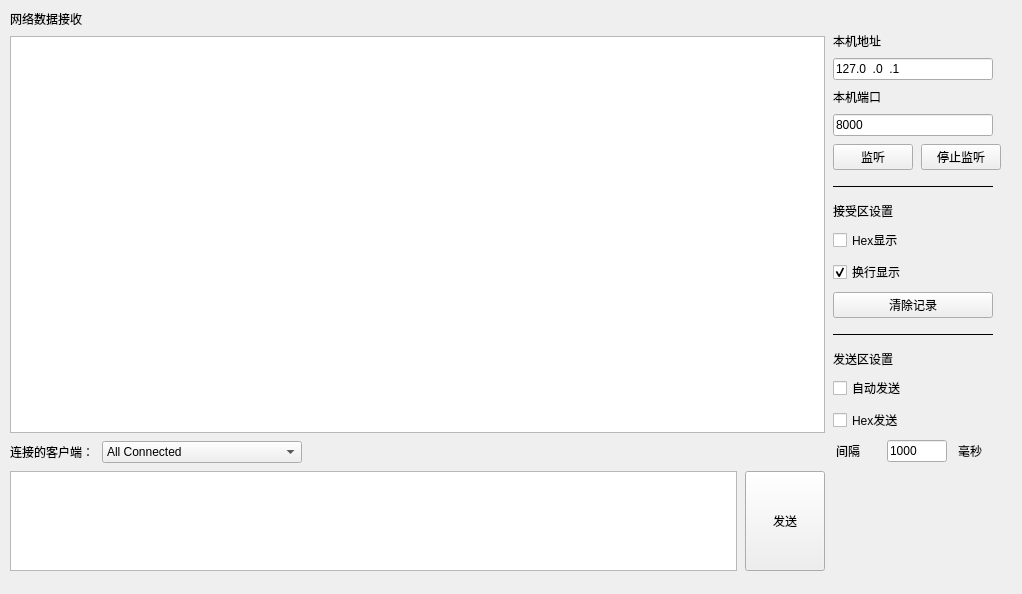
<?xml version="1.0" encoding="UTF-8"?>
<ui version="4.0">
 <class>Form_Server</class>
 <widget class="QWidget" name="Form_Server">
  <property name="geometry">
   <rect>
    <x>0</x>
    <y>0</y>
    <width>1022</width>
    <height>594</height>
   </rect>
  </property>
  <property name="windowTitle">
   <string>Form</string>
  </property>
  <widget class="QWidget" name="horizontalLayoutWidget">
   <property name="geometry">
    <rect>
     <x>10</x>
     <y>10</y>
     <width>991</width>
     <height>561</height>
    </rect>
   </property>
   <layout class="QHBoxLayout" name="layoutBase">
    <property name="spacing">
     <number>8</number>
    </property>
    <property name="leftMargin">
     <number>0</number>
    </property>
    <property name="topMargin">
     <number>0</number>
    </property>
    <property name="rightMargin">
     <number>0</number>
    </property>
    <property name="bottomMargin">
     <number>0</number>
    </property>
    <item>
     <layout class="QVBoxLayout" name="verticalLayout">
      <item>
       <widget class="QLabel" name="label_2">
        <property name="text">
         <string>网络数据接收</string>
        </property>
       </widget>
      </item>
      <item>
       <widget class="QTextEdit" name="edt_in">
        <property name="readOnly">
         <bool>false</bool>
        </property>
       </widget>
      </item>
      <item>
       <layout class="QHBoxLayout" name="horizontalLayout_2">
        <property name="sizeConstraint">
         <enum>QLayout::SetFixedSize</enum>
        </property>
        <item>
         <widget class="QLabel" name="lb_connectedList">
          <property name="maximumSize">
           <size>
            <width>160</width>
            <height>16777215</height>
           </size>
          </property>
          <property name="text">
           <string>连接的客户端：</string>
          </property>
         </widget>
        </item>
        <item>
         <widget class="QComboBox" name="cb_connectedList">
          <property name="minimumSize">
           <size>
            <width>200</width>
            <height>0</height>
           </size>
          </property>
          <property name="maximumSize">
           <size>
            <width>200</width>
            <height>16777215</height>
           </size>
          </property>
          <item>
           <property name="text">
            <string>All Connected</string>
           </property>
          </item>
         </widget>
        </item>
        <item>
         <spacer name="horizontalSpacer">
          <property name="orientation">
           <enum>Qt::Horizontal</enum>
          </property>
          <property name="sizeType">
           <enum>QSizePolicy::Expanding</enum>
          </property>
          <property name="sizeHint" stdset="0">
           <size>
            <width>40</width>
            <height>0</height>
           </size>
          </property>
         </spacer>
        </item>
       </layout>
      </item>
      <item>
       <layout class="QHBoxLayout" name="horizontalLayout">
        <item>
         <widget class="QTextEdit" name="edt_out">
          <property name="minimumSize">
           <size>
            <width>0</width>
            <height>100</height>
           </size>
          </property>
          <property name="maximumSize">
           <size>
            <width>16777215</width>
            <height>100</height>
           </size>
          </property>
         </widget>
        </item>
        <item>
         <widget class="QPushButton" name="pbtn_send">
          <property name="minimumSize">
           <size>
            <width>0</width>
            <height>100</height>
           </size>
          </property>
          <property name="text">
           <string>发送</string>
          </property>
         </widget>
        </item>
       </layout>
      </item>
     </layout>
    </item>
    <item>
     <layout class="QVBoxLayout" name="verticalLayout_2">
      <item>
       <widget class="QLabel" name="label_3">
        <property name="maximumSize">
         <size>
          <width>200</width>
          <height>16777215</height>
         </size>
        </property>
        <property name="text">
         <string/>
        </property>
       </widget>
      </item>
      <item>
       <widget class="QLabel" name="lb_ip">
        <property name="minimumSize">
         <size>
          <width>160</width>
          <height>0</height>
         </size>
        </property>
        <property name="maximumSize">
         <size>
          <width>160</width>
          <height>16777215</height>
         </size>
        </property>
        <property name="locale">
         <locale language="Chinese" country="China"/>
        </property>
        <property name="text">
         <string>本机地址</string>
        </property>
       </widget>
      </item>
      <item>
       <widget class="QLineEdit" name="edt_ip">
        <property name="minimumSize">
         <size>
          <width>160</width>
          <height>0</height>
         </size>
        </property>
        <property name="maximumSize">
         <size>
          <width>160</width>
          <height>16777215</height>
         </size>
        </property>
        <property name="locale">
         <locale language="Chinese" country="China"/>
        </property>
        <property name="inputMask">
         <string>000.000.000.000</string>
        </property>
        <property name="text">
         <string>127.0.0.1</string>
        </property>
       </widget>
      </item>
      <item>
       <widget class="QLabel" name="lb_port">
        <property name="minimumSize">
         <size>
          <width>160</width>
          <height>0</height>
         </size>
        </property>
        <property name="maximumSize">
         <size>
          <width>160</width>
          <height>16777215</height>
         </size>
        </property>
        <property name="locale">
         <locale language="Chinese" country="China"/>
        </property>
        <property name="text">
         <string>本机端口</string>
        </property>
       </widget>
      </item>
      <item>
       <widget class="QLineEdit" name="edt_port">
        <property name="minimumSize">
         <size>
          <width>160</width>
          <height>0</height>
         </size>
        </property>
        <property name="maximumSize">
         <size>
          <width>160</width>
          <height>16777215</height>
         </size>
        </property>
        <property name="locale">
         <locale language="Chinese" country="China"/>
        </property>
        <property name="inputMask">
         <string>99999</string>
        </property>
        <property name="text">
         <string>8000</string>
        </property>
       </widget>
      </item>
      <item>
       <layout class="QHBoxLayout" name="horizontalLayout_4">
        <item>
         <widget class="QPushButton" name="pbtn_listening">
          <property name="minimumSize">
           <size>
            <width>80</width>
            <height>0</height>
           </size>
          </property>
          <property name="maximumSize">
           <size>
            <width>80</width>
            <height>16777215</height>
           </size>
          </property>
          <property name="locale">
           <locale language="Chinese" country="China"/>
          </property>
          <property name="text">
           <string>监听</string>
          </property>
         </widget>
        </item>
        <item>
         <widget class="QPushButton" name="pbtn_close">
          <property name="minimumSize">
           <size>
            <width>80</width>
            <height>0</height>
           </size>
          </property>
          <property name="maximumSize">
           <size>
            <width>80</width>
            <height>16777215</height>
           </size>
          </property>
          <property name="locale">
           <locale language="Chinese" country="China"/>
          </property>
          <property name="text">
           <string>停止监听</string>
          </property>
         </widget>
        </item>
       </layout>
      </item>
      <item>
       <widget class="QLabel" name="label_7">
        <property name="minimumSize">
         <size>
          <width>160</width>
          <height>0</height>
         </size>
        </property>
        <property name="maximumSize">
         <size>
          <width>160</width>
          <height>16777215</height>
         </size>
        </property>
        <property name="locale">
         <locale language="Chinese" country="China"/>
        </property>
        <property name="frameShape">
         <enum>QFrame::HLine</enum>
        </property>
        <property name="text">
         <string/>
        </property>
       </widget>
      </item>
      <item>
       <widget class="QLabel" name="label_8">
        <property name="minimumSize">
         <size>
          <width>160</width>
          <height>0</height>
         </size>
        </property>
        <property name="maximumSize">
         <size>
          <width>160</width>
          <height>16777215</height>
         </size>
        </property>
        <property name="font">
         <font>
          <underline>false</underline>
          <strikeout>false</strikeout>
         </font>
        </property>
        <property name="locale">
         <locale language="Chinese" country="China"/>
        </property>
        <property name="frameShape">
         <enum>QFrame::NoFrame</enum>
        </property>
        <property name="frameShadow">
         <enum>QFrame::Plain</enum>
        </property>
        <property name="text">
         <string>接受区设置</string>
        </property>
       </widget>
      </item>
      <item>
       <widget class="QCheckBox" name="chk_showHexIn">
        <property name="minimumSize">
         <size>
          <width>160</width>
          <height>0</height>
         </size>
        </property>
        <property name="maximumSize">
         <size>
          <width>160</width>
          <height>16777215</height>
         </size>
        </property>
        <property name="locale">
         <locale language="Chinese" country="China"/>
        </property>
        <property name="text">
         <string>Hex显示</string>
        </property>
       </widget>
      </item>
      <item>
       <widget class="QCheckBox" name="checkBox_2">
        <property name="minimumSize">
         <size>
          <width>160</width>
          <height>0</height>
         </size>
        </property>
        <property name="maximumSize">
         <size>
          <width>160</width>
          <height>16777215</height>
         </size>
        </property>
        <property name="locale">
         <locale language="Chinese" country="China"/>
        </property>
        <property name="text">
         <string>换行显示</string>
        </property>
        <property name="checked">
         <bool>true</bool>
        </property>
       </widget>
      </item>
      <item>
       <widget class="QPushButton" name="pbtn_clearReadBuffer">
        <property name="minimumSize">
         <size>
          <width>160</width>
          <height>0</height>
         </size>
        </property>
        <property name="maximumSize">
         <size>
          <width>160</width>
          <height>16777215</height>
         </size>
        </property>
        <property name="locale">
         <locale language="Chinese" country="China"/>
        </property>
        <property name="text">
         <string>清除记录</string>
        </property>
       </widget>
      </item>
      <item>
       <widget class="QLabel" name="label_9">
        <property name="minimumSize">
         <size>
          <width>160</width>
          <height>0</height>
         </size>
        </property>
        <property name="maximumSize">
         <size>
          <width>160</width>
          <height>16777215</height>
         </size>
        </property>
        <property name="locale">
         <locale language="Chinese" country="China"/>
        </property>
        <property name="frameShape">
         <enum>QFrame::HLine</enum>
        </property>
        <property name="text">
         <string/>
        </property>
       </widget>
      </item>
      <item>
       <widget class="QLabel" name="label_10">
        <property name="minimumSize">
         <size>
          <width>160</width>
          <height>0</height>
         </size>
        </property>
        <property name="maximumSize">
         <size>
          <width>160</width>
          <height>16777215</height>
         </size>
        </property>
        <property name="locale">
         <locale language="Chinese" country="China"/>
        </property>
        <property name="text">
         <string>发送区设置</string>
        </property>
       </widget>
      </item>
      <item>
       <widget class="QCheckBox" name="chk_autoSend">
        <property name="minimumSize">
         <size>
          <width>160</width>
          <height>0</height>
         </size>
        </property>
        <property name="maximumSize">
         <size>
          <width>160</width>
          <height>16777215</height>
         </size>
        </property>
        <property name="locale">
         <locale language="Chinese" country="China"/>
        </property>
        <property name="text">
         <string>自动发送</string>
        </property>
       </widget>
      </item>
      <item>
       <widget class="QCheckBox" name="chk_showHexOut">
        <property name="minimumSize">
         <size>
          <width>160</width>
          <height>0</height>
         </size>
        </property>
        <property name="maximumSize">
         <size>
          <width>160</width>
          <height>16777215</height>
         </size>
        </property>
        <property name="locale">
         <locale language="Chinese" country="China"/>
        </property>
        <property name="text">
         <string>Hex发送</string>
        </property>
       </widget>
      </item>
      <item>
       <layout class="QHBoxLayout" name="horizontalLayout_3">
        <item>
         <widget class="QLabel" name="label">
          <property name="maximumSize">
           <size>
            <width>40</width>
            <height>16777215</height>
           </size>
          </property>
          <property name="text">
           <string>间隔</string>
          </property>
         </widget>
        </item>
        <item>
         <widget class="QLineEdit" name="edt_autoSend">
          <property name="maximumSize">
           <size>
            <width>60</width>
            <height>16777215</height>
           </size>
          </property>
          <property name="inputMask">
           <string>00000</string>
          </property>
          <property name="text">
           <string>1000</string>
          </property>
         </widget>
        </item>
        <item>
         <widget class="QLabel" name="label_4">
          <property name="maximumSize">
           <size>
            <width>40</width>
            <height>16777215</height>
           </size>
          </property>
          <property name="text">
           <string>毫秒</string>
          </property>
         </widget>
        </item>
       </layout>
      </item>
      <item>
       <spacer name="verticalSpacer">
        <property name="orientation">
         <enum>Qt::Vertical</enum>
        </property>
        <property name="sizeHint" stdset="0">
         <size>
          <width>20</width>
          <height>40</height>
         </size>
        </property>
       </spacer>
      </item>
     </layout>
    </item>
   </layout>
  </widget>
 </widget>
 <resources/>
 <connections/>
</ui>
